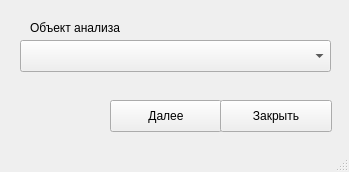
<?xml version="1.0" encoding="UTF-8"?>
<ui version="4.0">
 <class>MainWindow</class>
 <widget class="QMainWindow" name="MainWindow">
  <property name="geometry">
   <rect>
    <x>0</x>
    <y>0</y>
    <width>349</width>
    <height>172</height>
   </rect>
  </property>
  <property name="windowTitle">
   <string>Выберите </string>
  </property>
  <widget class="QWidget" name="centralwidget">
   <widget class="QComboBox" name="comboBox">
    <property name="geometry">
     <rect>
      <x>20</x>
      <y>40</y>
      <width>311</width>
      <height>32</height>
     </rect>
    </property>
   </widget>
   <widget class="QLabel" name="label">
    <property name="geometry">
     <rect>
      <x>30</x>
      <y>20</y>
      <width>171</width>
      <height>16</height>
     </rect>
    </property>
    <property name="text">
     <string>Объект анализа</string>
    </property>
   </widget>
   <widget class="QPushButton" name="pushButton">
    <property name="geometry">
     <rect>
      <x>110</x>
      <y>100</y>
      <width>112</width>
      <height>32</height>
     </rect>
    </property>
    <property name="text">
     <string>Далее</string>
    </property>
   </widget>
   <widget class="QPushButton" name="pushButton_2">
    <property name="geometry">
     <rect>
      <x>220</x>
      <y>100</y>
      <width>112</width>
      <height>32</height>
     </rect>
    </property>
    <property name="text">
     <string>Закрыть</string>
    </property>
   </widget>
  </widget>
  <widget class="QStatusBar" name="statusbar"/>
 </widget>
 <resources/>
 <connections/>
</ui>
